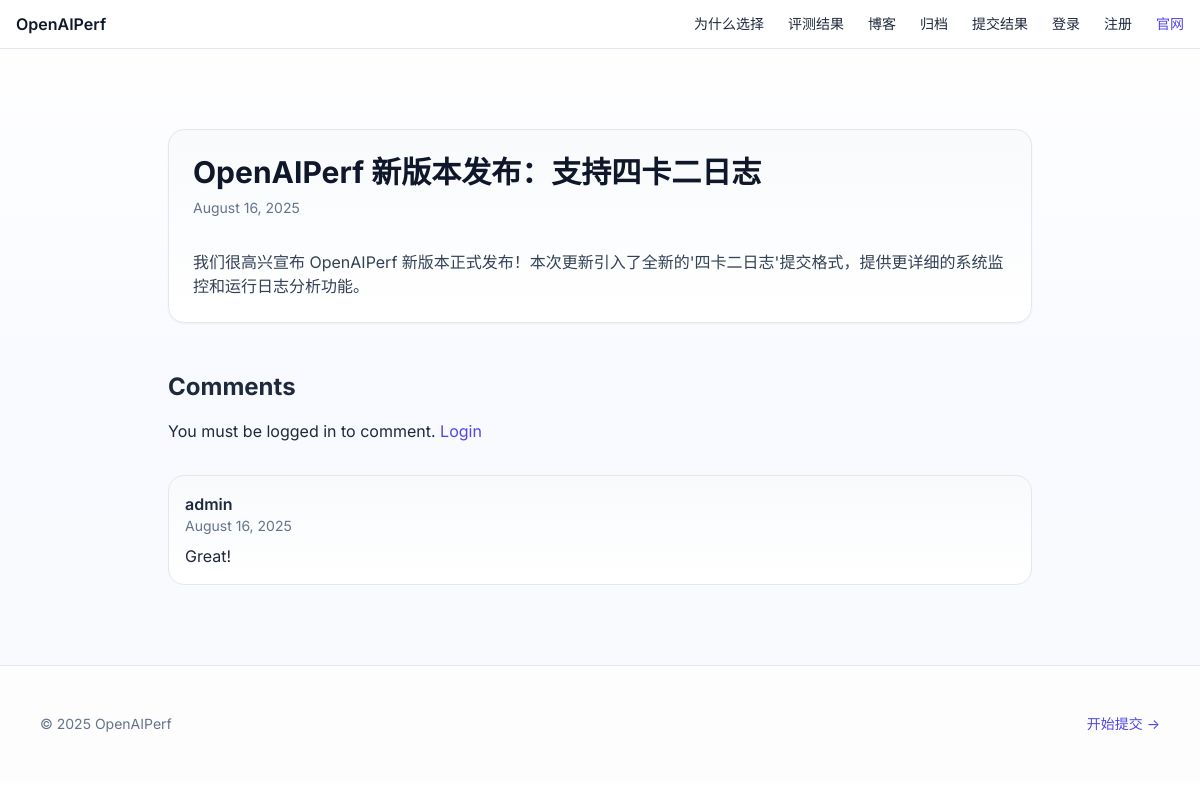
The page /blog/1 on the database its author committed.
### app/models.py (models this page shows, shortened)
class Blog(SQLModel, table=True):
    id: int = Field(primary_key=True)
    title: str
    content: str
    created_at: dt.datetime = Field(default_factory=lambda: dt.datetime.utcnow())

class Comment(SQLModel, table=True):
    id: int | None = Field(default=None, primary_key=True)
    content: str
    created_at: dt.datetime = Field(default_factory=lambda: dt.datetime.utcnow())
    user_id: int | None = Field(default=None, foreign_key="user.id")
    blog_id: int | None = Field(default=None, foreign_key="blog.id")

class User(SQLModel, table=True):
    id: int | None = Field(default=None, primary_key=True)
    username: str = Field(unique=True, index=True)
    hashed_password: str
    role: UserRole = Field(default=UserRole.USER, index=True)
    email: str = Field(unique=True, index=True)
    organization: str | None = Field(default=None)
    phone: str | None = Field(default=None)
    approved: bool = Field(default=False, index=True)  # New field for approval status
    created_at: dt.datetime = Field(default_factory=lambda: dt.datetime.utcnow())

### app/main.py (the view)
@app.get("/blog/{blog_id}", response_class=HTMLResponse)
def blog_detail(
    blog_id: int,
    request: Request,
    session=Depends(get_session),
    user_ctx: dict = Depends(get_user_for_template),
):
    row = session.get(Blog, blog_id)
    if not row:
        return RedirectResponse(url="/blog")
    comments = session.query(Comment, User.username).join(User, Comment.user_id == User.id).filter(Comment.blog_id == blog_id).all()
    comment_data = [{"content": c.content, "created_at": c.created_at, "username": username} for c, username in comments]
    ctx = {"request": request, "row": row, "comments": comment_data}
    ctx.update(user_ctx)
    return templates.TemplateResponse("blog/detail.html", ctx)

### templates/blog/detail.html (shortened to what this page needs)
{% extends "base.html" %}
{% block content %}
<section class="py-20">
  <div class="max-w-4xl mx-auto px-4">
    <article class="soft-grad border rounded-2xl p-6 shadow-sm">
      <h1 class="text-2xl md:text-3xl font-bold leading-tight text-slate-900">{{ row.title }}</h1>
      <p class="text-slate-500 text-sm mt-2">{{ row.created_at.strftime('%B %d, %Y') }}</p>
      <div class="mt-8 text-slate-700 prose lg:prose-xl max-w-none">
        {{ row.content | safe }}
      </div>
    </article>
    <div class="mt-12">
      <h2 class="text-2xl font-bold">Comments</h2>
      {% if request.session.user %}
      <form method="post" action="{{ url_for('add_comment', blog_id=row.id) }}" class="mt-4">
        <div class="mb-4">
          <textarea
            class="w-full px-4 py-3 border border-slate-300 rounded-lg focus:ring-2 focus:ring-indigo-500 focus:border-indigo-500 resize-none"
            name="content"
            rows="4"
            placeholder="写下你的评论..."
            required
          ></textarea>
        </div>
        <button type="submit" class="px-6 py-2 bg-indigo-600 text-white rounded-lg hover:bg-indigo-700 transition-colors">提交评论</button>
      </form>
      {% else %}
      <p class="mt-4">You must be logged in to comment. <a href="/login" class="text-indigo-600">Login</a></p>
      {% endif %}
      <div class="mt-8 space-y-4">
        {% for comment in comments %}
        <div class="soft-grad border rounded-2xl p-4">
          <p class="font-semibold">{{ comment.username }}</p>
          <p class="text-sm text-slate-500">{{ comment.created_at.strftime('%B %d, %Y') }}</p>
          <p class="mt-2">{{ comment.content }}</p>
        </div>
        {% else %}
        <p>No comments yet.</p>
        {% endfor %}
      </div>
    </div>
  </div>
</section>
{% endblock %}

### templates/base.html (style rules this page uses)
body { font-family: Inter, system-ui, -apple-system, Segoe UI, Roboto, Helvetica, Arial, "Apple Color Emoji", "Segoe UI Emoji"; }
.soft-grad { background: linear-gradient(180deg, rgba(248,250,252,1) 0%, rgba(255,255,255,1) 100%); }

### rows shown on the page
Blog: title "OpenAIPerf 新版本发布：支持四卡二日志", created_at "August 16, 2025", content "我们很高兴宣布 OpenAIPerf 新版本正式发布！本次更新引入了全新的'四卡二日志'提交格式，提供更详细的系统监控和运行日志分析功能。"
Comment: username "admin", created_at "August 16, 2025", content "Great!"
